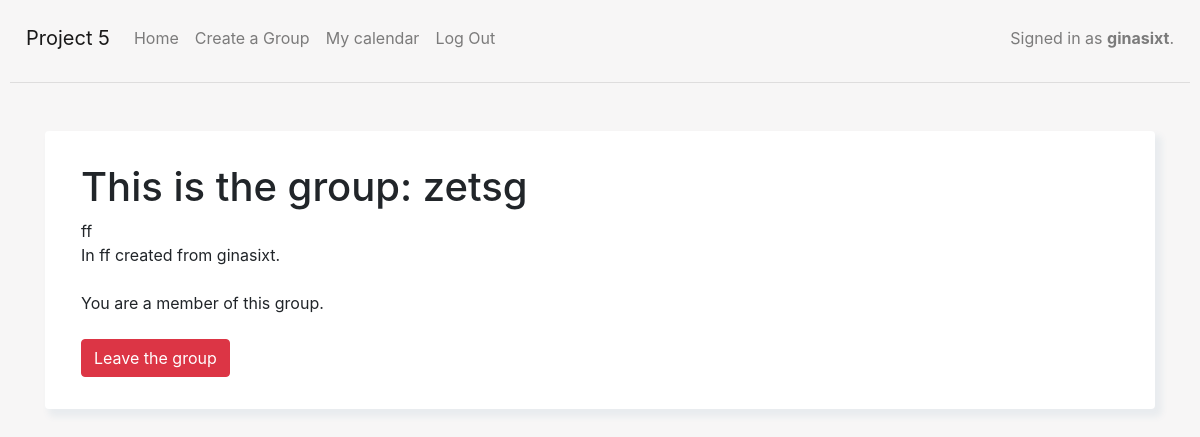
The app's page /group_detail/2/ (signed in) with its own data.
### capstone/models.py (models this page shows, shortened)
class Group(models.Model):
    name = models.CharField(max_length=200)
    description = models.CharField(max_length=200)
    location = models.CharField(max_length=200)
    activity = models.ForeignKey(Activity, on_delete=models.CASCADE, default=None)
    time_and_date = models.DateTimeField(default=None)
    users = models.ManyToManyField(User)
    creator = models.ForeignKey(User, on_delete=models.CASCADE, default=None, related_name='creator')
    recurring = models.BooleanField(default=False)

### capstone/views.py (the view)
# urls.py: path("group_detail/<int:group_id>/", views.group_detail, name="group_detail"),
def group_detail(request, group_id):
    group = Group.objects.get(id=group_id)
    return render(request, 'capstone/group_detail.html', {'group': group})

### capstone/templates/capstone/group_detail.html (shortened to what this page needs)
{% extends "capstone/layout.html" %}
{% block body %}
{% load static %}
<div class="container mt-5">
    <div class="card p-3 mt-2">
        <div class="untereBox">
        <h1>This is the group: {{ group.name }}</h1>
        {{ group.description }} <br>
        In {{ group.location }} created from {{ group.creator }}. <br>
        <br>
        {% if request.user.is_authenticated and request.user in group.users.all %}
            You are a member of this group.
            <br> <br>
            <a href="{% url 'leave_group' group.id %}" class="btn btn-danger">Leave the group</a>
        {% endif %}
        </div>
    </div>
</div>
{% endblock %}

### capstone/templates/capstone/layout.html (shortened to what this page needs)
{% load static %}
<!DOCTYPE html>
<html lang="en">
<head>
    <link href="https://cdnjs.cloudflare.com/ajax/libs/twitter-bootstrap/4.5.0/css/bootstrap.min.css" rel="stylesheet">
    <link href="{% static 'capstone/styles.css' %}" rel="stylesheet">
</head>
<body>
  <nav class="navbar navbar-expand-sm navbar-light">
    <a class="navbar-brand" href="#">Project 5</a>
    <div class="collapse navbar-collapse" id="navbarNavDropdown">
            <ul class="navbar-nav mr-auto">
                    <li class="nav-item">
                        <a class="nav-link" href="{% url 'index' %}">Home
                        </a>
                    </li>
                {% if user.is_authenticated %}
                    <li class="nav-item">
                        <a class="nav-link" href="{% url 'create_group_page' %}">Create a Group</a>
                    </li>
                    <li class="nav-item">
                        <a class="nav-link" href="{% url 'calendar_view' %}">My calendar</a>
                    </li>
                    <li class="nav-item">
                        <a class="nav-link" href="{% url 'logout' %}">Log Out</a>
                    </li>
                {% endif %}
            </ul>
            <span class="navbar-text">
                {% if user.is_authenticated %}
                    Signed in as <strong>{{ user.username }}</strong>.
                {% else %}
                    Not signed in.
                {% endif %}
                </span>
    </div>
</nav>
  <hr>
  {% block body %}
  {% endblock %}

### capstone/static/capstone/styles.css (style rules this page uses)
body { padding: 10px; background-color: #f7f6f6; }
.untereBox { padding: 16px; padding-right: 20px; padding-left: 20px; }
.card { border: none; box-shadow: 5px 6px 6px 2px #e9ecef; border-radius: 4px; }

### records on screen
Group: name "zetsg", description "ff", location "ff", creator "ginasixt"

### other values on screen
{{ user.username }} "ginasixt"
